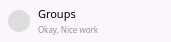
<?xml version="1.0" encoding="UTF-8"?>
<ui version="4.0">
 <class>Item</class>
 <widget class="QWidget" name="Item">
  <property name="geometry">
   <rect>
    <x>0</x>
    <y>0</y>
    <width>171</width>
    <height>42</height>
   </rect>
  </property>
  <property name="windowTitle">
   <string>Form</string>
  </property>
  <layout class="QHBoxLayout" name="horizontalLayout">
   <property name="spacing">
    <number>0</number>
   </property>
   <property name="leftMargin">
    <number>0</number>
   </property>
   <property name="topMargin">
    <number>0</number>
   </property>
   <property name="rightMargin">
    <number>0</number>
   </property>
   <property name="bottomMargin">
    <number>0</number>
   </property>
   <item>
    <widget class="QWidget" name="widget" native="true">
     <property name="styleSheet">
      <string notr="true">font-family:&quot;微软雅黑&quot;;
background-color: rgb(251, 246, 252);</string>
     </property>
     <layout class="QHBoxLayout" name="horizontalLayout_2" stretch="1,1,0">
      <property name="spacing">
       <number>4</number>
      </property>
      <property name="leftMargin">
       <number>4</number>
      </property>
      <property name="topMargin">
       <number>4</number>
      </property>
      <property name="rightMargin">
       <number>4</number>
      </property>
      <property name="bottomMargin">
       <number>4</number>
      </property>
      <item>
       <widget class="QWidget" name="widget_2" native="true">
        <property name="minimumSize">
         <size>
          <width>30</width>
          <height>30</height>
         </size>
        </property>
        <property name="maximumSize">
         <size>
          <width>30</width>
          <height>30</height>
         </size>
        </property>
        <property name="styleSheet">
         <string notr="true">image: url(:/resources/avatar12.png);
border-radius: 11px;
margin:4px;
background-color: rgba(214, 214, 214, 200);</string>
        </property>
       </widget>
      </item>
      <item>
       <layout class="QVBoxLayout" name="verticalLayout">
        <property name="spacing">
         <number>2</number>
        </property>
        <item>
         <spacer name="verticalSpacer_2">
          <property name="orientation">
           <enum>Qt::Vertical</enum>
          </property>
          <property name="sizeHint" stdset="0">
           <size>
            <width>20</width>
            <height>40</height>
           </size>
          </property>
         </spacer>
        </item>
        <item>
         <widget class="QLabel" name="label_2">
          <property name="font">
           <font>
            <family>Arial Black</family>
            <pointsize>8</pointsize>
            <weight>10</weight>
            <italic>false</italic>
            <bold>false</bold>
           </font>
          </property>
          <property name="styleSheet">
           <string notr="true">font: 87 8pt &quot;Arial Black&quot;;</string>
          </property>
          <property name="text">
           <string>Groups</string>
          </property>
         </widget>
        </item>
        <item>
         <widget class="QLabel" name="form">
          <property name="font">
           <font>
            <family>微软雅黑</family>
            <pointsize>6</pointsize>
           </font>
          </property>
          <property name="styleSheet">
           <string notr="true">color: rgb(148, 148, 148);</string>
          </property>
          <property name="text">
           <string>Okay, Nice work</string>
          </property>
         </widget>
        </item>
        <item>
         <spacer name="verticalSpacer">
          <property name="orientation">
           <enum>Qt::Vertical</enum>
          </property>
          <property name="sizeHint" stdset="0">
           <size>
            <width>20</width>
            <height>40</height>
           </size>
          </property>
         </spacer>
        </item>
       </layout>
      </item>
      <item>
       <widget class="QWidget" name="widget_3" native="true">
        <property name="minimumSize">
         <size>
          <width>15</width>
          <height>15</height>
         </size>
        </property>
        <property name="maximumSize">
         <size>
          <width>15</width>
          <height>15</height>
         </size>
        </property>
        <property name="styleSheet">
         <string notr="true">image: url(:/resources/有消息.png);</string>
        </property>
       </widget>
      </item>
     </layout>
    </widget>
   </item>
  </layout>
 </widget>
 <resources>
  <include location="../res.qrc"/>
 </resources>
 <connections/>
</ui>
